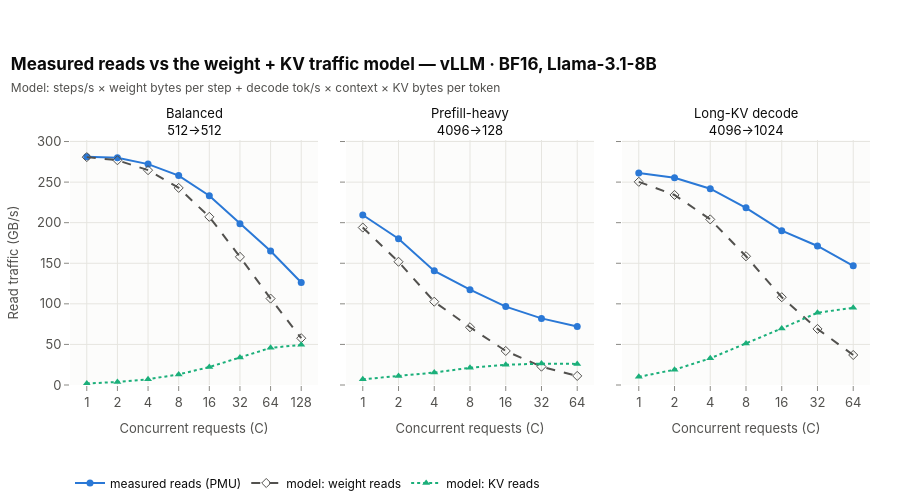

Notebook code cell kept with this figure:
### Markdown cell above
**Interpretation.** The first link of the hypothesis holds for vLLM (more concurrency → much more throughput) but
the next one does not hold for either backend: **total memory traffic is highest with one request and falls as
concurrency rises**, and no configuration approaches the sustainable bandwidth. Concurrency moves serving away
from the memory roof — vLLM at high C is no longer bandwidth-bound — without reaching a compute roof (line above),
and not towards HBM saturation. Section 2 explains why.

## 2. What the traffic consists of

### Code cell
vllm_id = registry.configurations_frame().query("backend == 'vllm' and precision == 'bf16'")["configuration_id"].iloc[0]
fig = plots.traffic_components(primary[primary["workload"].isin(["balanced", "kvdecode", "prefill"])], vllm_id,
                               title=f"Measured reads vs the weight + KV traffic model — {registry.configuration_label(vllm_id)}, "
                                     f"{registry.model_label(MODEL)}",
                               subtitle="Model: steps/s × weight bytes per step + decode tok/s × context × KV bytes per token")
fig.show()
export_figure(fig, "memory_traffic_components", source=NOTEBOOK,
              caption="vLLM measured read traffic vs modelled weight and KV read terms across concurrency (8B).")

### Figure 1 — Plotly figure (JSON) as saved in the notebook; plotly's stock layout.template omitted (floating-point values rounded to 4 significant figures)
{"data": [{"hovertemplate": "measured reads (PMU)<br>C = %{x}<br>%{y:.0f} GB/s<extra></extra>", "legendgroup": "measured reads (PMU)", "line": {"color": "#2a78d6", "dash": "solid", "width": 2}, "marker": {"color": "#2a78d6", "size": 7, "symbol": "circle"}, "mode": "lines+markers", "name": "measured reads (PMU)", "showlegend": true, "type": "scatter", "x": [1, 2, 4, 8, 16, 32, 64, 128], "xaxis": "x", "y": [281.4, 280.1, 272.2, 258.0, 233.2, 198.7, 165.2, 126.2], "yaxis": "y"}, {"hovertemplate": "model: weight reads<br>C = %{x}<br>%{y:.0f} GB/s<extra></extra>", "legendgroup": "model: weight reads", "line": {"color": "#52514e", "dash": "dash", "width": 2}, "marker": {"color": "#52514e", "size": 7, "symbol": "diamond-open"}, "mode": "lines+markers", "name": "model: weight reads", "showlegend": true, "type": "scatter", "x": [1, 2, 4, 8, 16, 32, 64, 128], "xaxis": "x", "y": [280.8, 276.9, 264.7, 242.8, 207.2, 157.9, 106.5, 57.64], "yaxis": "y"}, {"hovertemplate": "model: KV reads<br>C = %{x}<br>%{y:.0f} GB/s<extra></extra>", "legendgroup": "model: KV reads", "line": {"color": "#1baf7a", "dash": "dot", "width": 2}, "marker": {"color": "#1baf7a", "size": 7, "symbol": "triangle-up"}, "mode": "lines+markers", "name": "model: KV reads", "showlegend": true, "type": "scatter", "x": [1, 2, 4, 8, 16, 32, 64, 128], "xaxis": "x", "y": [1.88, 3.708, 7.095, 13.02, 22.14, 33.92, 45.78, 49.44], "yaxis": "y"}, {"hovertemplate": "measured reads (PMU)<br>C = %{x}<br>%{y:.0f} GB/s<extra></extra>", "legendgroup": "measured reads (PMU)", "line": {"color": "#2a78d6", "dash": "solid", "width": 2}, "marker": {"color": "#2a78d6", "size": 7, "symbol": "circle"}, "mode": "lines+markers", "name": "measured reads (PMU)", "showlegend": false, "type": "scatter", "x": [1, 2, 4, 8, 16, 32, 64], "xaxis": "x2", "y": [209.4, 180.2, 140.6, 117.4, 96.59, 82.04, 72.03], "yaxis": "y2"}, {"hovertemplate": "model: weight reads<br>C = %{x}<br>%{y:.0f} GB/s<extra></extra>", "legendgroup": "model: weight reads", "line": {"color": "#52514e", "dash": "dash", "width": 2}, "marker": {"color": "#52514e", "size": 7, "symbol": "diamond-open"}, "mode": "lines+markers", "name": "model: weight reads", "showlegend": false, "type": "scatter", "x": [1, 2, 4, 8, 16, 32, 64], "xaxis": "x2", "y": [194.0, 151.8, 102.6, 71.14, 41.94, 22.61, 11.19], "yaxis": "y2"}, {"hovertemplate": "model: KV reads<br>C = %{x}<br>%{y:.0f} GB/s<extra></extra>", "legendgroup": "model: KV reads", "line": {"color": "#1baf7a", "dash": "dot", "width": 2}, "marker": {"color": "#1baf7a", "size": 7, "symbol": "triangle-up"}, "mode": "lines+markers", "name": "model: KV reads", "showlegend": false, "type": "scatter", "x": [1, 2, 4, 8, 16, 32, 64], "xaxis": "x2", "y": [7.001, 11.2, 15.33, 21.23, 24.87, 26.35, 25.99], "yaxis": "y2"}, {"hovertemplate": "measured reads (PMU)<br>C = %{x}<br>%{y:.0f} GB/s<extra></extra>", "legendgroup": "measured reads (PMU)", "line": {"color": "#2a78d6", "dash": "solid", "width": 2}, "marker": {"color": "#2a78d6", "size": 7, "symbol": "circle"}, "mode": "lines+markers", "name": "measured reads (PMU)", "showlegend": false, "type": "scatter", "x": [1, 2, 4, 8, 16, 32, 64], "xaxis": "x3", "y": [261.1, 255.3, 241.8, 218.3, 190.2, 171.3, 146.9], "yaxis": "y3"}, {"hovertemplate": "model: weight reads<br>C = %{x}<br>%{y:.0f} GB/s<extra></extra>", "legendgroup": "model: weight reads", "line": {"color": "#52514e", "dash": "dash", "width": 2}, "marker": {"color": "#52514e", "size": 7, "symbol": "diamond-open"}, "mode": "lines+markers", "name": "model: weight reads", "showlegend": false, "type": "scatter", "x": [1, 2, 4, 8, 16, 32, 64], "xaxis": "x3", "y": [250.3, 234.2, 204.0, 158.6, 108.1, 69.09, 36.97], "yaxis": "y3"}, {"hovertemplate": "model: KV reads<br>C = %{x}<br>%{y:.0f} GB/s<extra></extra>", "legendgroup": "model: KV reads", "line": {"color": "#1baf7a", "dash": "dot", "width": 2}, "marker": {"color": "#1baf7a", "size": 7, "symbol": "triangle-up"}, "mode": "lines+markers", "name": "model: KV reads", "showlegend": false, "type": "scatter", "x": [1, 2, 4, 8, 16, 32, 64], "xaxis": "x3", "y": [10.07, 18.84, 32.85, 51.1, 69.76, 89.03, 95.2], "yaxis": "y3"}], "layout": {"annotations": [{"font": {"color": "#0b0b0b", "size": 13}, "showarrow": false, "text": "Balanced<br>512→512", "x": 0.155, "xanchor": "center", "xref": "paper", "y": 1.0, "yanchor": "bottom", "yref": "paper"}, {"font": {"color": "#0b0b0b", "size": 13}, "showarrow": false, "text": "Prefill-heavy<br>4096→128", "x": 0.5, "xanchor": "center", "xref": "paper", "y": 1.0, "yanchor": "bottom", "yref": "paper"}, {"font": {"color": "#0b0b0b", "size": 13}, "showarrow": false, "text": "Long-KV decode<br>4096→1024", "x": 0.845, "xanchor": "center", "xref": "paper", "y": 1.0, "yanchor": "bottom", "yref": "paper"}], "height": 500, "title": {"text": "<b>Measured reads vs the weight + KV traffic model — vLLM · BF16, Llama-3.1-8B</b><br><span style='font-size:12px;color:#52514e'>Model: steps/s × weight bytes per step + decode tok/s × context × KV bytes per token</span>"}, "xaxis": {"anchor": "y", "domain": [0.0, 0.31], "ticktext": ["1", "2", "4", "8", "16", "32", "64", "128"], "tickvals": [1, 2, 4, 8, 16, 32, 64, 128], "title": {"text": "Concurrent requests (C)"}, "type": "log"}, "xaxis2": {"anchor": "y2", "domain": [0.345, 0.655], "ticktext": ["1", "2", "4", "8", "16", "32", "64", "128"], "tickvals": [1, 2, 4, 8, 16, 32, 64, 128], "title": {"text": "Concurrent requests (C)"}, "type": "log"}, "xaxis3": {"anchor": "y3", "domain": [0.69, 1.0], "ticktext": ["1", "2", "4", "8", "16", "32", "64", "128"], "tickvals": [1, 2, 4, 8, 16, 32, 64, 128], "title": {"text": "Concurrent requests (C)"}, "type": "log"}, "yaxis": {"anchor": "x", "domain": [0.0, 1.0], "rangemode": "tozero", "title": {"text": "Read traffic (GB/s)"}}, "yaxis2": {"anchor": "x2", "domain": [0.0, 1.0], "matches": "y", "rangemode": "tozero", "showticklabels": false}, "yaxis3": {"anchor": "x3", "domain": [0.0, 1.0], "matches": "y", "rangemode": "tozero", "showticklabels": false}}}
